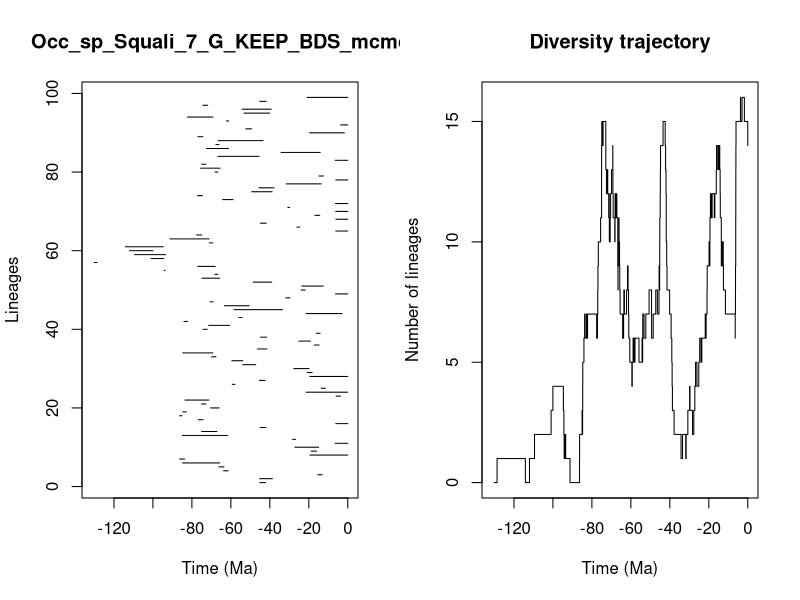

Write R code to recreate this figure.


pdf(file='../Results/Species/5_MA_bins_EXT_EP/pyrate_mcmc_logs/Occ_sp_Squali_7_G_KEEP_BDS_mcmc_LTT.pdf',width=0.6*20, height=0.6*10)
title = "Occ_sp_Squali_7_G_KEEP_BDS_mcmc"
ts=c(45.14492247556029, 45.22092399267055,15.379480510169868,63.73381875417904,66.14284900142553,84.76962640868533,86.3023081733218,19.411187199420915,18.74123231525072,27.16673851678398,6.450521048020973,28.360538531300843,84.87004085688153,75.02778204193932,44.939967204019965,6.136911609776613,76.69497462412369,86.35252445661968,84.70593008334511,70.41791745167393,75.01528709105673,83.56737360837383,6.034308355173623,21.405559500768494,13.576261688815215,59.2900207880144,45.33799739809915,19.45606977671652,20.834518372437348,27.701169361707333,53.94440790322064,59.479835589602246,69.91505727843987,84.67895159284325,46.39997606382822,17.19029291312029,25.151862207583807,44.767128856680394,16.15892807261282,74.28807307296975,71.38236669579204,84.08529416350349,55.83297454018133,21.37457730192062,58.36477993636746,63.31784918236189,70.61754895310145,31.8311466969697,6.2838918020579415,23.984675154460692,23.579071641142157,48.532908820021866,74.85320433393962,68.25152814525009,94.22998821973998,77.00409010396879,130.15191677720654,100.93085356249316,109.45453287570771,112.03194822999981,114.13299931143132,71.04632210012781,91.21802403495828,77.54271499376178,6.148162825903822,26.104981970309293,44.85848138355216,6.100767679350228,16.902562022738103,6.183116557503505,30.756596376734738,6.32781941013598,64.2247990438776,77.1435364970045,49.350131563590395,45.573825389016115,31.616772706653542,6.184060072287712,14.751049713741235,68.12134774407215,75.52663961547157,75.02750069489949,6.4569345408128305,66.62357055530441,34.24787409869089,72.51677140501192,67.677672762807,66.57945821761753,76.89791500154146,19.595923031256927,52.328172384697034,3.685719216563876,62.21724900028021,82.35021660214582,53.26802351881617,54.184022385739695,74.40838183174579,45.18802626024862,20.91366919506147)
te=c(42.181515649041685, 38.67661048480757,13.140749463504116,61.4325378369434,63.58834428844288,65.70050162100623,83.73438390552502,0.0,16.04011973691025,14.954021261660177,0.0,26.798720066815857,61.73112976926086,67.1955114924159,41.958344322816444,0.0,74.25413013574389,85.03483432394583,82.87318610843131,66.05293220754065,72.8437175019285,71.30025850931764,3.756181979354471,0.0,11.486418821159491,57.88622925573222,42.37787723678807,0.0,18.293301044430134,19.879495866490284,47.222332713597396,53.88669590512897,67.63464404279254,69.20639137714203,41.4388161231654,14.697699237463263,19.16082437415387,41.61408208834818,14.176381327374724,72.08470245681043,60.56208047286975,82.2093860290829,54.24887081077419,2.940235430277023,33.48719826209929,50.65275816518048,69.09302196891336,29.655243035796186,0.0,21.832860434178453,12.589957814320393,38.99131613312167,65.81398714703938,66.71558622567478,93.72258576335088,68.09070205519276,128.66434909826043,94.37524943110365,93.4534789880825,100.01624028386104,94.64028289653044,69.27974668984868,71.10829954199184,74.91448617697199,0.0,24.672525348329113,41.8397127607087,0.0,14.373804623487054,0.0,29.853440483966015,0.0,58.8578660592441,74.59311378531953,38.824066279689596,37.82756661841807,13.59484617367371,0.0,12.505602335593505,66.72480977276014,65.51728644213055,72.85633415590748,0.0,45.50665319088438,14.111755057059455,61.193238325863845,66.13638485947158,43.47164865075472,74.34313095580913,1.7451238647624763,49.387628196263556,0.0,61.068357571347875,69.24462777702094,40.10366901724999,39.342762316147805,71.87241601810469,41.837434259013214,0.0)
div_traj=c(0, 1,0,1,2,3,4,3,2,1,2,1,0,1,2,3,2,3,4,5,6,7,6,7,6,7,6,7,8,9,10,11,12,13,14,15,14,15,14,15,14,15,14,13,12,13,12,11,12,11,10,11,12,13,14,13,12,11,10,11,12,11,12,11,10,9,8,9,10,11,10,9,8,7,6,7,8,7,8,9,8,7,6,5,4,5,6,5,6,5,6,5,6,7,6,7,8,7,6,7,8,7,8,9,8,9,10,11,12,13,14,15,14,13,12,11,10,9,8,7,6,5,4,3,2,1,2,1,2,3,4,3,2,3,4,5,4,5,6,5,6,7,6,7,8,9,10,9,10,11,12,11,12,11,12,13,14,13,14,13,14,13,12,11,10,9,10,9,8,7,6,7,8,9,10,11,12,13,14,15,16,15,16,15,14)
time_events=c(130.15191677720654, 128.66434909826043,114.13299931143132,112.03194822999981,109.45453287570771,100.93085356249316,100.01624028386104,94.64028289653044,94.37524943110365,94.22998821973998,93.72258576335088,93.4534789880825,91.21802403495828,86.35252445661968,86.3023081733218,85.03483432394583,84.87004085688153,84.76962640868533,84.70593008334511,84.67895159284325,84.08529416350349,83.73438390552502,83.56737360837383,82.87318610843131,82.35021660214582,82.2093860290829,77.54271499376178,77.1435364970045,77.00409010396879,76.89791500154146,76.69497462412369,75.52663961547157,75.02778204193932,75.02750069489949,75.01528709105673,74.91448617697199,74.85320433393962,74.59311378531953,74.40838183174579,74.34313095580913,74.28807307296975,74.25413013574389,72.85633415590748,72.8437175019285,72.51677140501192,72.08470245681043,71.87241601810469,71.38236669579204,71.30025850931764,71.10829954199184,71.04632210012781,70.61754895310145,70.41791745167393,69.91505727843987,69.27974668984868,69.24462777702094,69.20639137714203,69.09302196891336,68.25152814525009,68.12134774407215,68.09070205519276,67.677672762807,67.63464404279254,67.1955114924159,66.72480977276014,66.71558622567478,66.62357055530441,66.57945821761753,66.14284900142553,66.13638485947158,66.05293220754065,65.81398714703938,65.70050162100623,65.51728644213055,64.2247990438776,63.73381875417904,63.58834428844288,63.31784918236189,62.21724900028021,61.73112976926086,61.4325378369434,61.193238325863845,61.068357571347875,60.56208047286975,59.479835589602246,59.2900207880144,58.8578660592441,58.36477993636746,57.88622925573222,55.83297454018133,54.24887081077419,54.184022385739695,53.94440790322064,53.88669590512897,53.26802351881617,52.328172384697034,50.65275816518048,49.387628196263556,49.350131563590395,48.532908820021866,47.222332713597396,46.39997606382822,45.573825389016115,45.50665319088438,45.33799739809915,45.22092399267055,45.18802626024862,45.14492247556029,44.939967204019965,44.85848138355216,44.767128856680394,43.47164865075472,42.37787723678807,42.181515649041685,41.958344322816444,41.8397127607087,41.837434259013214,41.61408208834818,41.4388161231654,40.10366901724999,39.342762316147805,38.99131613312167,38.824066279689596,38.67661048480757,37.82756661841807,34.24787409869089,33.48719826209929,31.8311466969697,31.616772706653542,30.756596376734738,29.853440483966015,29.655243035796186,28.360538531300843,27.701169361707333,27.16673851678398,26.798720066815857,26.104981970309293,25.151862207583807,24.672525348329113,23.984675154460692,23.579071641142157,21.832860434178453,21.405559500768494,21.37457730192062,20.91366919506147,20.834518372437348,19.879495866490284,19.595923031256927,19.45606977671652,19.411187199420915,19.16082437415387,18.74123231525072,18.293301044430134,17.19029291312029,16.902562022738103,16.15892807261282,16.04011973691025,15.379480510169868,14.954021261660177,14.751049713741235,14.697699237463263,14.373804623487054,14.176381327374724,14.111755057059455,13.59484617367371,13.576261688815215,13.140749463504116,12.589957814320393,12.505602335593505,11.486418821159491,6.4569345408128305,6.450521048020973,6.32781941013598,6.2838918020579415,6.184060072287712,6.183116557503505,6.148162825903822,6.136911609776613,6.100767679350228,6.034308355173623,3.756181979354471,3.685719216563876,2.940235430277023,1.7451238647624763,0.0)
                par(mfrow=c(1,2))
                L = length(ts)
                plot(ts, 1:L , xlim=c(-max(ts)-1,0), pch=20, type="n", main=title,xlab="Time (Ma)",ylab="Lineages")
                for (i in 1:L){segments(x0=-te[i],y0=i,x1=-ts[i],y1=i)}    
                t = -time_events
                plot(div_traj ~ t,type="s", main = "Diversity trajectory",xlab="Time (Ma)",ylab="Number of lineages",xlim=c(-max(ts)-1,0))
                abline(v=c(65,200,251,367,445),lty=2,col="gray")
                
